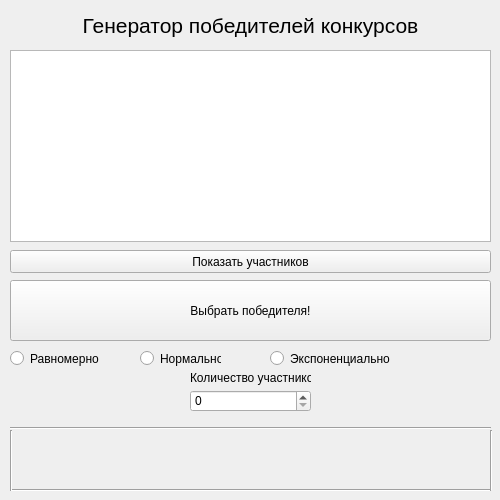
<?xml version="1.0" encoding="UTF-8"?>
<ui version="4.0">
 <class>MainWindow</class>
 <widget class="QMainWindow" name="MainWindow">
  <property name="geometry">
   <rect>
    <x>0</x>
    <y>0</y>
    <width>500</width>
    <height>500</height>
   </rect>
  </property>
  <property name="sizePolicy">
   <sizepolicy hsizetype="Fixed" vsizetype="Fixed">
    <horstretch>0</horstretch>
    <verstretch>0</verstretch>
   </sizepolicy>
  </property>
  <property name="minimumSize">
   <size>
    <width>500</width>
    <height>500</height>
   </size>
  </property>
  <property name="maximumSize">
   <size>
    <width>500</width>
    <height>500</height>
   </size>
  </property>
  <property name="windowTitle">
   <string>Генератор</string>
  </property>
  <widget class="QWidget" name="centralwidget">
   <widget class="QLabel" name="label">
    <property name="geometry">
     <rect>
      <x>10</x>
      <y>10</y>
      <width>481</width>
      <height>31</height>
     </rect>
    </property>
    <property name="font">
     <font>
      <pointsize>16</pointsize>
      <weight>50</weight>
      <bold>false</bold>
     </font>
    </property>
    <property name="text">
     <string>Генератор победителей конкурсов</string>
    </property>
    <property name="alignment">
     <set>Qt::AlignCenter</set>
    </property>
   </widget>
   <widget class="QListView" name="listView">
    <property name="geometry">
     <rect>
      <x>10</x>
      <y>50</y>
      <width>481</width>
      <height>192</height>
     </rect>
    </property>
   </widget>
   <widget class="QPushButton" name="pushButton">
    <property name="geometry">
     <rect>
      <x>10</x>
      <y>250</y>
      <width>481</width>
      <height>23</height>
     </rect>
    </property>
    <property name="text">
     <string>Показать участников</string>
    </property>
   </widget>
   <widget class="QSpinBox" name="spinBox">
    <property name="geometry">
     <rect>
      <x>190</x>
      <y>390</y>
      <width>121</width>
      <height>22</height>
     </rect>
    </property>
    <property name="maximum">
     <number>10000</number>
    </property>
   </widget>
   <widget class="QLabel" name="label_2">
    <property name="geometry">
     <rect>
      <x>190</x>
      <y>370</y>
      <width>121</width>
      <height>16</height>
     </rect>
    </property>
    <property name="text">
     <string>Количество участников</string>
    </property>
   </widget>
   <widget class="QPushButton" name="pushButton_2">
    <property name="geometry">
     <rect>
      <x>10</x>
      <y>280</y>
      <width>481</width>
      <height>61</height>
     </rect>
    </property>
    <property name="text">
     <string>Выбрать победителя!</string>
    </property>
   </widget>
   <widget class="QLabel" name="label_4">
    <property name="enabled">
     <bool>false</bool>
    </property>
    <property name="geometry">
     <rect>
      <x>10</x>
      <y>440</y>
      <width>481</width>
      <height>41</height>
     </rect>
    </property>
    <property name="font">
     <font>
      <pointsize>12</pointsize>
     </font>
    </property>
    <property name="text">
     <string/>
    </property>
    <property name="textFormat">
     <enum>Qt::AutoText</enum>
    </property>
    <property name="alignment">
     <set>Qt::AlignCenter</set>
    </property>
   </widget>
   <widget class="QRadioButton" name="radioButton">
    <property name="geometry">
     <rect>
      <x>10</x>
      <y>350</y>
      <width>101</width>
      <height>17</height>
     </rect>
    </property>
    <property name="text">
     <string>Равномерно</string>
    </property>
   </widget>
   <widget class="QRadioButton" name="radioButton_2">
    <property name="geometry">
     <rect>
      <x>140</x>
      <y>350</y>
      <width>81</width>
      <height>17</height>
     </rect>
    </property>
    <property name="text">
     <string>Нормально</string>
    </property>
   </widget>
   <widget class="QRadioButton" name="radioButton_3">
    <property name="geometry">
     <rect>
      <x>270</x>
      <y>350</y>
      <width>181</width>
      <height>17</height>
     </rect>
    </property>
    <property name="text">
     <string>Экспоненциально</string>
    </property>
   </widget>
   <widget class="Line" name="line">
    <property name="geometry">
     <rect>
      <x>10</x>
      <y>420</y>
      <width>481</width>
      <height>16</height>
     </rect>
    </property>
    <property name="orientation">
     <enum>Qt::Horizontal</enum>
    </property>
   </widget>
   <widget class="Line" name="line_2">
    <property name="geometry">
     <rect>
      <x>10</x>
      <y>480</y>
      <width>481</width>
      <height>20</height>
     </rect>
    </property>
    <property name="orientation">
     <enum>Qt::Horizontal</enum>
    </property>
   </widget>
   <widget class="Line" name="line_3">
    <property name="geometry">
     <rect>
      <x>10</x>
      <y>430</y>
      <width>3</width>
      <height>61</height>
     </rect>
    </property>
    <property name="orientation">
     <enum>Qt::Vertical</enum>
    </property>
   </widget>
   <widget class="Line" name="line_4">
    <property name="geometry">
     <rect>
      <x>490</x>
      <y>430</y>
      <width>3</width>
      <height>61</height>
     </rect>
    </property>
    <property name="orientation">
     <enum>Qt::Vertical</enum>
    </property>
   </widget>
  </widget>
 </widget>
 <resources/>
 <connections/>
</ui>
